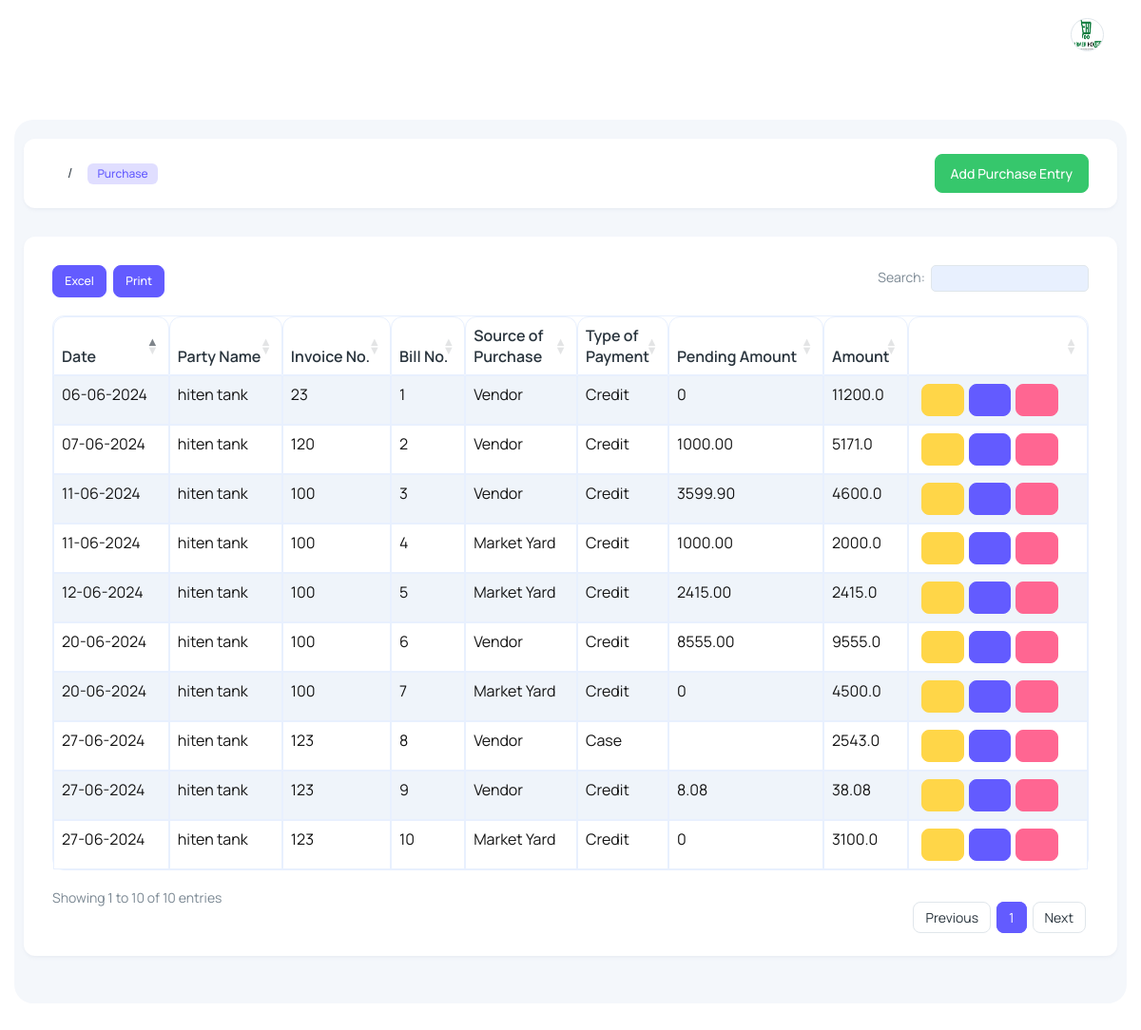
The app's page /Purchase (signed in) with its own data.
### main/models.py (models this page shows, shortened)
class PurchaseEntryModel(models.Model):
    user = models.CharField(max_length=100,null=True, blank=True)
    TypeofPurchase = models.CharField(max_length=100)
    BillNo = models.CharField(max_length=100)
    InvoiceNo = models.CharField(max_length=100)
    DateTime = models.DateTimeField(default=datetime.now())
    TypeofPayment = models.CharField(max_length=100)
    PartyName = models.CharField(max_length=100)
    ProductId = models.CharField(max_length=100)
    Type = models.CharField(max_length=100)
    Amount = models.CharField(max_length=100)
    DueDate = models.DateField(null=True, blank=True)
    Date = models.DateField(null=True, blank=True)
    TQuantity = models.CharField(max_length=100,null=True, blank=True)
    TPurchasePrice = models.CharField(max_length=100,null=True, blank=True)
    TPurchaseIncTax = models.CharField(max_length=100,null=True, blank=True)
    TChargesAmount = models.CharField(max_length=100,null=True, blank=True)
    Terms = models.CharField(max_length=100,null=True, blank=True)
    PayableAmount = models.CharField(max_length=100,null=True, blank=True)
    PendingAmount = models.CharField(max_length=100,null=True, blank=True)
    status = models.CharField(default='0',max_length=100,null=True, blank=True)
    def ndate(self):
        return self.Date.strftime('%d-%m-%Y')

### main/views.py (the view)
# urls.py: path('Purchase',views.Purchase,name="purchase"),
@login_required(login_url='Login')
def Purchase(request):
    if is_admin(request.user):
        purchase = PurchaseEntryModel.objects.filter(user=request.user,Type='Purchase')
        data = {'purchase':purchase}
        return render(request,'admin/purchase.html',data)
    if is_user(request.user):
        purchase = PurchaseEntryModel.objects.filter(user=request.user,Type='Purchase')
        data = {'purchase':purchase}
        return render(request,'purchase.html',data)

### main/views.py (called while the page is built)
def is_admin(user):
    data=User.objects.filter(is_superuser=True)
    for i in data:
        if str(i.username) == str(user):
            return True

### main/templates/admin/purchase.html (shortened to what this page needs)
﻿{% extends 'admin/main.html' %}
{% load static %}
{% block content %}
<div class="body-wrapper">
  <div class="container-fluid">
    <div class="card card-body py-3">
      <div class="row align-items-center">
        <div class="col-12">
          <div class="d-flex align-items-center justify-space-between">
            <nav aria-label="breadcrumb" class="">
              <ol class="breadcrumb">
                <li class="breadcrumb-item" aria-current="page">
                  <span class="badge fw-medium fs-2 bg-primary-subtle text-primary">
                    Purchase
                  </span>
                </li>
              </ol>
            </nav>
            <nav aria-label="breadcrumb" class="ms-auto">
              <ol class="breadcrumb">
                <a href="AddPurchaseEntry" class="btn btn-success">Add Purchase Entry</a>
              </ol>
            </nav>
          </div>
        </div>
      </div>
    </div>
    <div class="datatables">
      <div class="card">
        <div class="card-body">
          <div class="table-responsive">
            <table id="file_export" class="table w-100 table-striped table-bordered display text-nowrap">
              <thead>
                <tr>
                  <th>Date</th>
                  <th>Party Name</th>
                  <th>Invoice No.</th>
                  <th>Bill No.</th>
                  <th>Source of <br> Purchase</th>
                  <th>Type of <br> Payment</th>
                  <th>Pending Amount</th>
                  <th>Amount</th>
                  <th></th>
                </tr>
              </thead>
              <tbody>
                {% for i in purchase %}
                <tr>
                  <td>{{i.ndate}}</td>
                  <td>{{i.PartyName}}</td>
                  <td>{{i.InvoiceNo}}</td>
                  <td>{{i.BillNo}}</td>
                  <td>{{i.TypeofPurchase}}</td>
                  <td>{{i.TypeofPayment}}</td>
                  <td>{{i.PendingAmount}}</td>
                  <td>{{i.Amount}}</td>
                  <td>
                    <a class="btn btn-warning mr-3" href="/PurchaseDetails/{{i.id}}" style="margin-left: 5px;"><i class='ti ti-view-360'></i></a><a
                    href="PurchaseBill/{{i.id}}" style="margin-left: 5px;" class="btn btn-primary"><i class='ti ti-printer'></i></a><a href="DeletePurchase/{{i.id}}" style="margin-left: 5px;" class="btn btn-danger"><i class='ti ti-trash'></i></a>
                  </td>
                </tr>
                {% endfor %}
              </tbody>
            </table>
          </div>
        </div>
      </div>
    </div>
  </div>
</div>
{% endblock content %}

### main/templates/admin/main.html (style rules this page uses)
.table-bordered { border: 0.5px solid #E8F0FE !important; box-shadow: #E8F0FE; color: black !important; }
table { border-radius: 12px !important; }
thead { border-radius: 12px !important; border-radius: 12px !important; }
th { border: 0.5px solid #E8F0FE !important; padding: 8px !important; border-top-left-radius: 12px !important; border-top-right-radius: 12px !important; }
td { border: 0.5px solid #E8F0FE !important; padding: 8px !important; color: rgb(20, 20, 20) !important; }
tbody { border-bottom-left-radius: 12px !important; border-bottom-right-radius: 12px !important; }

### records on screen
PurchaseEntryModel: ndate "06-06-2024", PartyName "hiten tank", InvoiceNo "23", BillNo "1", TypeofPurchase "Vendor", TypeofPayment "Credit", PendingAmount "0", Amount "11200.0"
PurchaseEntryModel: ndate "07-06-2024", PartyName "hiten tank", InvoiceNo "120", BillNo "2", TypeofPurchase "Vendor", TypeofPayment "Credit", PendingAmount "1000.00", Amount "5171.0"
PurchaseEntryModel: ndate "11-06-2024", PartyName "hiten tank", InvoiceNo "100", BillNo "3", TypeofPurchase "Vendor", TypeofPayment "Credit", PendingAmount "3599.90", Amount "4600.0"
PurchaseEntryModel: ndate "11-06-2024", PartyName "hiten tank", InvoiceNo "100", BillNo "4", TypeofPurchase "Market Yard", TypeofPayment "Credit", PendingAmount "1000.00", Amount "2000.0"
PurchaseEntryModel: ndate "12-06-2024", PartyName "hiten tank", InvoiceNo "100", BillNo "5", TypeofPurchase "Market Yard", TypeofPayment "Credit", PendingAmount "2415.00", Amount "2415.0"
PurchaseEntryModel: ndate "20-06-2024", PartyName "hiten tank", InvoiceNo "100", BillNo "6", TypeofPurchase "Vendor", TypeofPayment "Credit", PendingAmount "8555.00", Amount "9555.0"
PurchaseEntryModel: ndate "20-06-2024", PartyName "hiten tank", InvoiceNo "100", BillNo "7", TypeofPurchase "Market Yard", TypeofPayment "Credit", PendingAmount "0", Amount "4500.0"
PurchaseEntryModel: ndate "27-06-2024", PartyName "hiten tank", InvoiceNo "123", BillNo "8", TypeofPurchase "Vendor", TypeofPayment "Case", Amount "2543.0"
PurchaseEntryModel: ndate "27-06-2024", PartyName "hiten tank", InvoiceNo "123", BillNo "9", TypeofPurchase "Vendor", TypeofPayment "Credit", PendingAmount "8.08", Amount "38.08"
PurchaseEntryModel: ndate "27-06-2024", PartyName "hiten tank", InvoiceNo "123", BillNo "10", TypeofPurchase "Market Yard", TypeofPayment "Credit", PendingAmount "0", Amount "3100.0"
